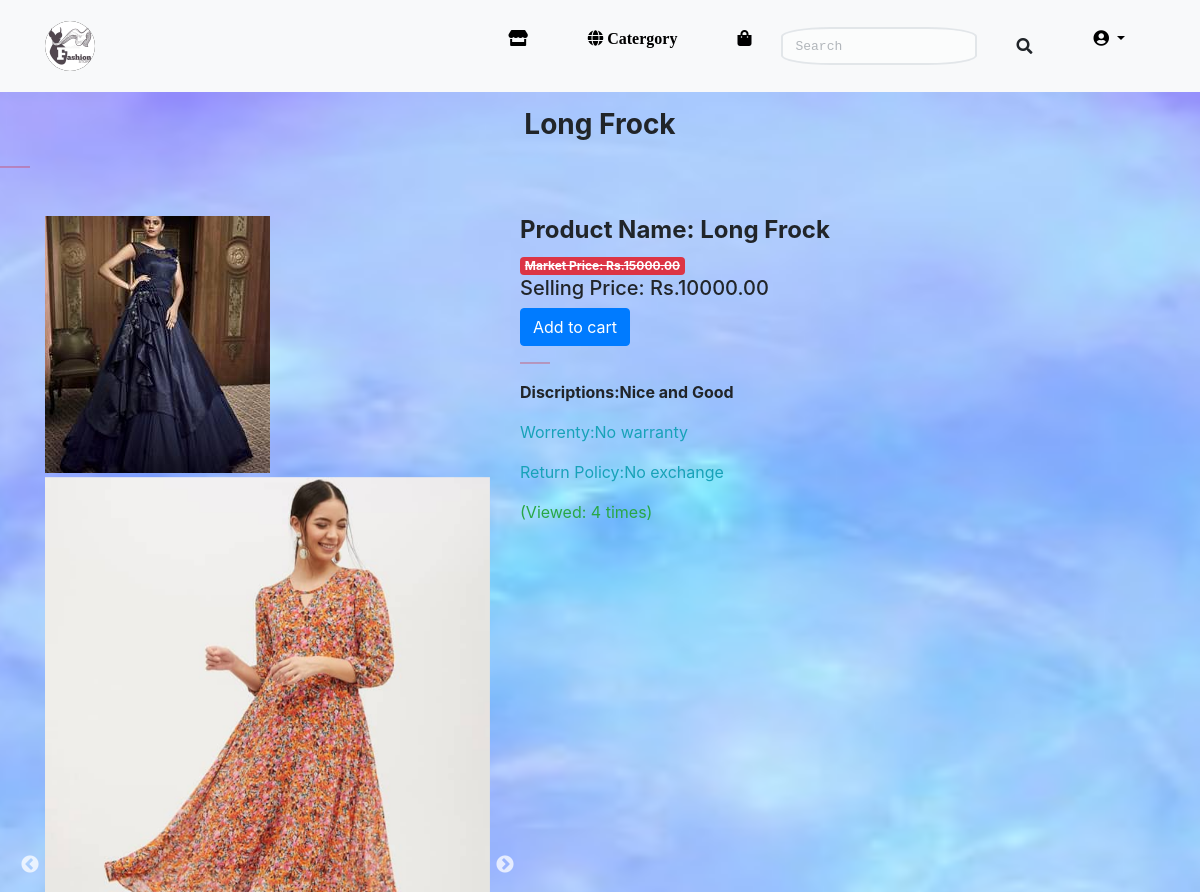
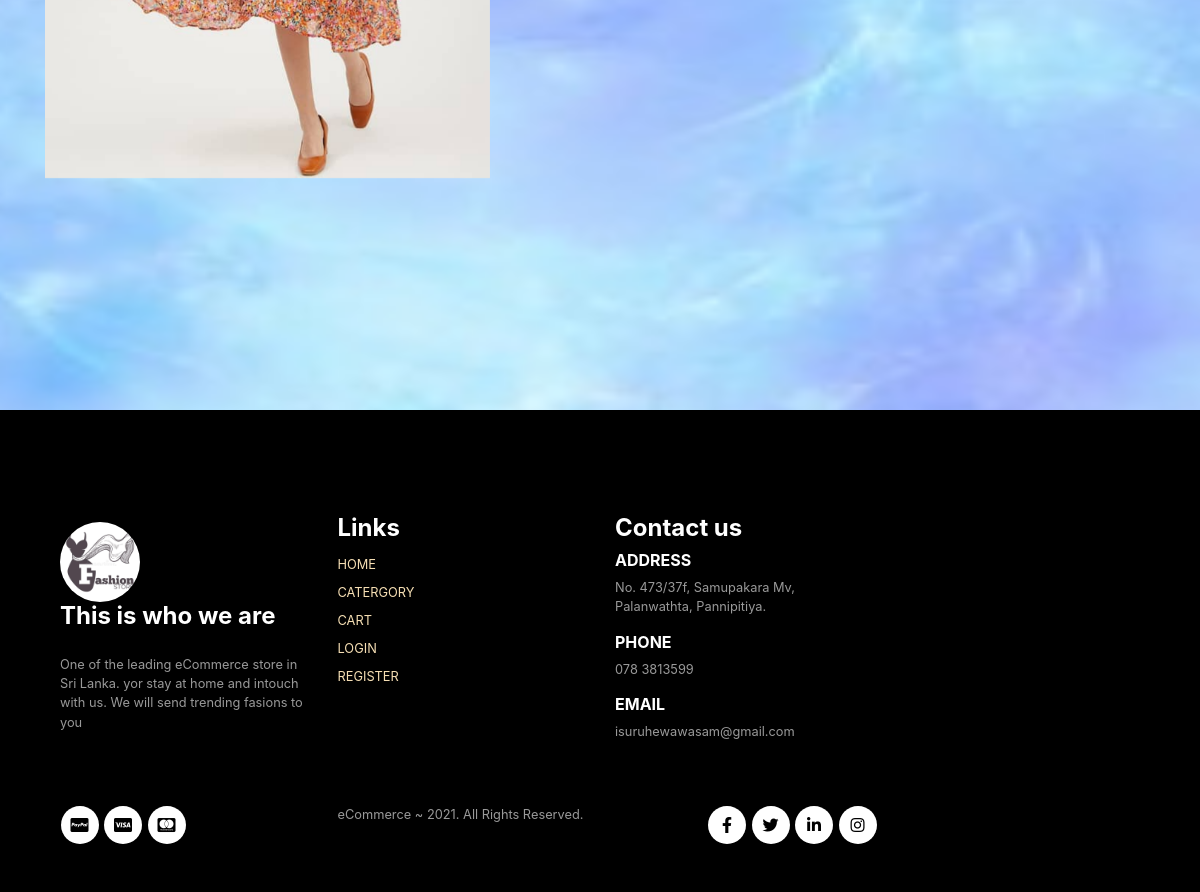
/productdetails/long-frock/, run on the app's committed database (2 pictures, top to bottom).
### payments/models.py (models this page shows, shortened)
class Product(models.Model):
    catergory = models.ForeignKey(Catergory,on_delete=models.CASCADE)
    product_name = models.CharField(max_length=500)
    slug = models.SlugField(unique=True)
    image =models.ImageField(upload_to= 'products')
    market_price = models.PositiveIntegerField()
    selling_price = models.PositiveIntegerField()
    discriptions = models.TextField()
    worenty = models.CharField(max_length=200,null=True,blank=True)
    return_policy =models.CharField(max_length=200,null=True,blank=True)
    view_count = models.PositiveIntegerField(default=0)

class Pimage(models.Model):
    proimage=models.ForeignKey(Product,on_delete=models.CASCADE)
    ima =models.ImageField(upload_to='product/images')

### payments/views.py (the view)
# urls.py: path('productdetails/<slug:slug>/',productdetailsView.as_view(),name='product_details'),
class productdetailsView(TemplateView):
    template_name= 'details.html'
    def get_context_data(self, **kwargs):
        contex = super().get_context_data(**kwargs)
        url_slug =self.kwargs['slug']
        product=Product.objects.get(slug=url_slug)
        product.view_count +=1
        product.save()
        contex['product_details']=product
        return contex

### templates/details.html (shortened to what this page needs)
{% extends 'base.html' %}
    {% block body %}
    <h3 class="text-center fw-bolder mt-3 g-2">{{product_details.product_name}}</h3>
    <hr class="mt-4">
    <div class="container">
        <div class="row mt-5">
            <div class="col-lg-5 col-md-12 col-12">
                <img src="{{product_details.image.url}}" class="img-fluid pb-1" alt="..." id="maim-img">
                <div class="small-img-group" style="display: inline; justify-content: space-between;">
                    <div class="small-img-col" style="flex-basis: 24%; cursor: pointer;">
                        {% for pi in product_details.pimage_set.all %}
                        <img src="{{pi.ima.url}}" alt="" class="img-small" width="100px" height="300px">
                        {% endfor%}
                    </div>
                </div>
            </div>
            <div class="col-lg-6 col-md-12 col-12">
                <h4 class="fw-bolder">Product Name: {{product_details.product_name}}</h4>
                <strike class="badge bg-danger text-warp">Market Price: Rs.{{product_details.market_price}}.00</strike>
                <h5>Selling Price: Rs.{{product_details.selling_price}}.00</h5>
                <a href="{% url 'add_to_cart' product_details.id %}" class="btn btn-primary">Add to cart</a>
                <hr>
                <p class="fw-bolder"> Discriptions:{{product_details.discriptions}}</p>
                <p class="text-info">Worrenty:{{product_details.worenty}}</p>
                <p class="text-info">Return Policy:{{product_details.return_policy}}</p>
                <p class="text-success">(Viewed: {{product_details.view_count}} times)</p>
            </div>
        </div>
    </div>
{% endblock body %}

### static/style.css (style rules this page uses)
hr { background-color:rgb(233, 7, 7); height: 8px; width: 30px; }
#bg { background-repeat: no-repeat; background-position: center; background-size:1500px 1600px; }

### data on the page
Product: product_name "Long Frock", image (picture), market_price "15000", selling_price "10000", discriptions "Nice and Good", worenty "No warranty", return_policy "No exchange", view_count "4"
Pimage: ima (picture)
